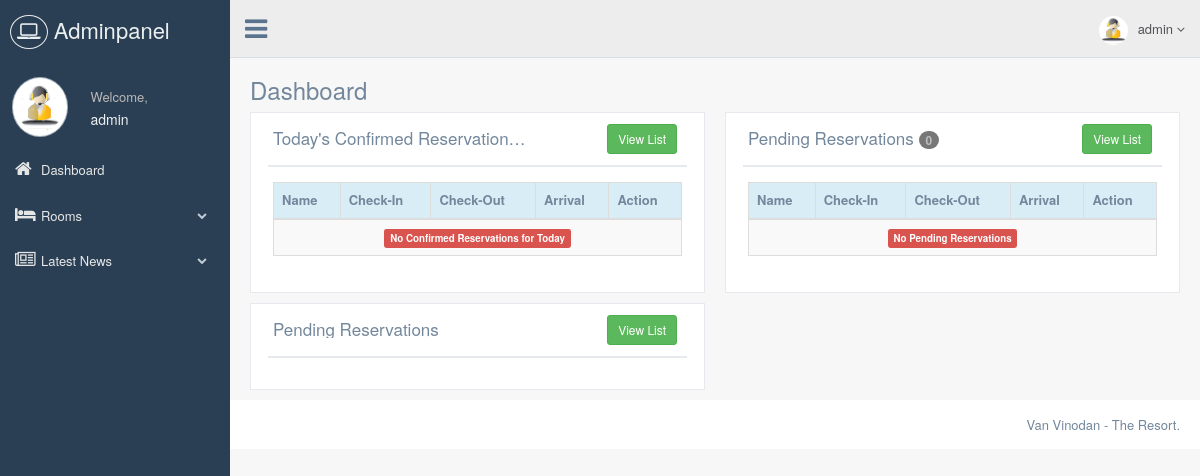
Before: /adminpanel/index.php (signed in) with the older database file.
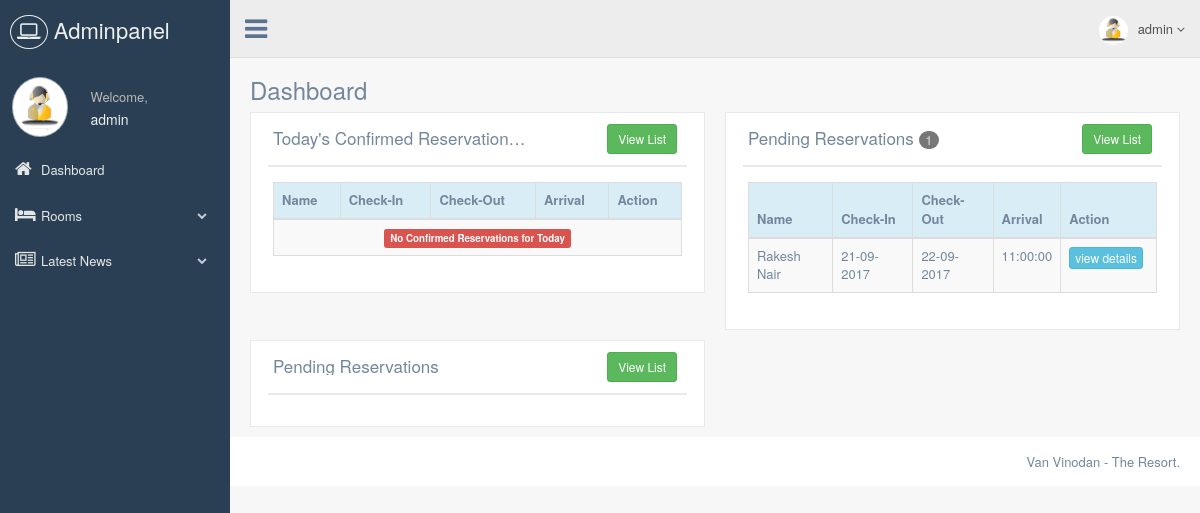
After: the same page with the newer database file.
### tables this page shows
CREATE TABLE `tbl_reservation` (
  `Reservation_Id` int(11) NOT NULL,
  `Reservation_Ref_No` varchar(75) NOT NULL,
  `Check_In_Date` date NOT NULL,
  `Check_Out_Date` date NOT NULL,
  `Arrival_Time` time NOT NULL,
  `Client_Name` varchar(75) NOT NULL,
  `Email` varchar(100) NOT NULL,
  `Phone` varchar(75) NOT NULL,
  `ID_Proof_Image` varchar(75) NOT NULL,
  `Total_Rooms_Amt` float NOT NULL,
  `Total_Guests_Amt` float NOT NULL,
  `Subtotal_Amt` float NOT NULL,
  `SGST_Amt` float NOT NULL,
  `CGST_Amt` float NOT NULL,
  `Grand_Total_Amt` float NOT NULL,
  `Reservation_Status` tinyint(4) NOT NULL COMMENT '1 confirmed, 2 arrived, 3 checked-out, 4 cancelled, 5 pending'
);

### libraries/classes/DBConn.php (called while the page is built, shortened)
<?php
class DBConn  extends Conn {
	 function ExecuteQuery($userQuery)
	{
		$result= mysql_query($userQuery);
                $num_fields = mysql_num_fields($result);
				$obj = array();
				$x=1;
				while($row=mysql_fetch_array($result)){
				  for($j=0;$j<$num_fields;$j++){
					 $name = mysql_field_name($result, $j);
					 $obj[$x][$name]=$row[$name];
					}
					$x++;
					}
     return $obj;
	}
}
?>

### adminpanel/index.php (the view, shortened to what the changed rows need)
<?php
require_once(PATH_LIBRARIES.'/classes/DBConn.php');
$db = new DBConn();
$currentDate = date("Y-m-d");
$getTdayCnfmedBkng = $db->ExecuteQuery("SELECT Reservation_Id, Client_Name, DATE_FORMAT(Check_In_Date,'%d-%m-%Y') AS Check_In_Date, DATE_FORMAT(Check_Out_Date,'%d-%m-%Y') AS Check_Out_Date, Arrival_Time FROM tbl_reservation WHERE Reservation_Status = 1 AND Check_In_Date = ".$currentDate." ORDER BY Arrival_Time ASC");
$getPendingBkng = $db->ExecuteQuery("SELECT Reservation_Id, Client_Name, DATE_FORMAT(Check_In_Date,'%d-%m-%Y') AS Check_In_Date, DATE_FORMAT(Check_Out_Date,'%d-%m-%Y') AS Check_Out_Date, Arrival_Time FROM tbl_reservation WHERE Reservation_Status = 5 AND Check_In_Date <= '".$currentDate."' ORDER BY Arrival_Time ASC");
require_once(PATH_ADMIN_INCLUDE.'/header.php');
?>
<div>
  <div class="row">
    <div class="col-md-6 col-sm-6 col-xs-12">
      <div class="x_panel">
        <div class="x_title">
          <h2>Today's Confirmed Reservations <span class="badge"><?php echo count($getTdayCnfmedBkng); ?></span></h2>
        </div>
        <div class="x_content">
          <table class="table table-bordered table-striped">
          	<thead>
                <tr class="bg-info">
                    <th>Name</th>
                    <th>Check-In</th>
                    <th>Check-Out</th>
                    <th>Arrival</th>
                    <th>Action</th>
                </tr>
            </thead>
          </table>
        </div>
      </div>
    </div>
    <div class="col-md-6 col-sm-6 col-xs-12">
      <div class="x_panel">
        <div class="x_title">
          <h2>Pending Reservations <span class="badge"><?php echo count($getPendingBkng); ?></span></h2>
        </div>
        <div class="x_content">
          <table class="table table-bordered table-striped">
          	<thead>
                <tr class="bg-info">
                    <th>Name</th>
                    <th>Check-In</th>
                    <th>Check-Out</th>
                    <th>Arrival</th>
                    <th>Action</th>
                </tr>
            </thead>
            <tbody>
            	<?php
				if(!empty($getPendingBkng)){
				foreach($getPendingBkng as $getPendingBkngVal){ ?>
                <tr>
                    <td><?php echo $getPendingBkngVal['Client_Name'] ?></td>
                    <td><?php echo $getPendingBkngVal['Check_In_Date'] ?></td>
                    <td><?php echo $getPendingBkngVal['Check_Out_Date'] ?></td>
                    <td><?php echo $getPendingBkngVal['Arrival_Time'] ?></td>
                    <td><a class="btn btn-xs btn-info" href="">view details</a></td>
                </tr>
                <?php }
				}else{?>
                <tr>
                	<td align="center" colspan="5"><span class="label label-danger">No Pending Reservations</span></td>
                </tr>
                <?php } ?>
            </tbody>
          </table>
        </div>
      </div>
    </div>
    <div class="col-md-6 col-sm-6 col-xs-12">
      <div class="x_panel">
        <div class="x_title">
          <h2>Pending Reservations</h2>
        </div>
      </div>
    </div>
  </div>
</div>
<?php
require_once(PATH_ADMIN_INCLUDE.'/footer.php');
?>

Changed rows visible on the page:
added tbl_reservation: Client_Name "Rakesh Nair", Check_In_Date "21-09-2017", Check_Out_Date "22-09-2017", Arrival_Time "11:00:00"
Other visible differences:
count($getPendingBkng): "0" → "1"
text no longer shown: "No Pending Reservations"
